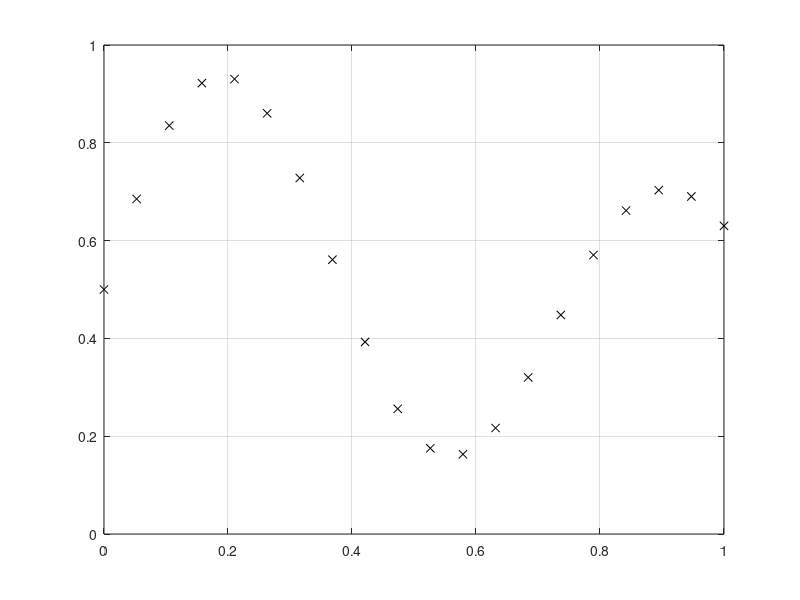

The MATLAB source for this figure:
%Darba atliko AKSfm-21 gr. stud. Aušra Jonauskaitė
clc;
clear all;
close all;
% Pagrindinė užduotis
%1.Duomenu paruosimas
%įėjime paduodamas 20 skaičių vektorius x
x =[0:1/19:1];
%vienas išėjimas 
y1 = (1 + 0.6*sin(2*pi*x/0.7) + 0.3*sin(2*pi*x))/2;
figure(1)
plot(x,y1,'kx');
grid on;
%2. Tinklo strukturos pasirinkimas (4-8 neuronai) - 6 neuronai
% pirmojo pasleptojo sluoksnio rysiu svoriai
%w2[1]_1 - svoris einantis is pirmo iejimo [1] i 2 neurona pirmame
%sluoksnyje _1
w11_1=rand(1)*0.1;
w21_1=rand(1)*0.1;
w31_1=rand(1)*0.1;
w41_1=rand(1)*0.1;
w51_1=rand(1)*0.1;
w61_1=rand(1)*0.1;
b1_1=rand(1)*0.1;
b2_1=rand(1)*0.1;
b3_1=rand(1)*0.1;
b4_1=rand(1)*0.1;
b5_1=rand(1)*0.1;
b6_1=rand(1)*0.1;
% antrojo sluoksnio (isejimo) rysiu svoriai
w11_2=rand(1)*0.1;
w12_2=rand(1)*0.1;
w13_2=rand(1)*0.1;
w14_2=rand(1)*0.1;
w15_2=rand(1)*0.1;
w16_2=rand(1)*0.1;
b1_2=rand(1)*0.1;
n=0.05;
%3. Skaiciuojame tinklo atsaka
%3.1 Pirmojo sluoksnio neuronams
for index = 1:length(x)
    v1_1 = x(index)*w11_1+b1_1;
    v2_1 = x(index)*w21_1+b2_1;
    v3_1 = x(index)*w31_1+b3_1;
    v4_1 = x(index)*w41_1+b4_1;
    v5_1 = x(index)*w51_1+b5_1;
    v6_1 = x(index)*w61_1+b6_1;
    %pritaikoma sigmoidinė aktyvavimo funkcija 
    y1_1 = 1/(1+exp(-v1_1));
    y2_1 = 1/(1+exp(-v2_1));
    y3_1 = 1/(1+exp(-v3_1));
    y4_1 = 1/(1+exp(-v4_1));
    y5_1 = 1/(1+exp(-v5_1));
    y6_1 = 1/(1+exp(-v6_1));
    %3.2 Antrojo sluoksnio neuronui
    v1_2 = y1_1*w11_2+y2_1*w12_2+y3_1*w13_2+y4_1*w14_2+y5_1*w15_2+y6_1*w16_2+b1_2;
    %pritaikoma tiesine aktyvavimo funkcija isejime
    %y = y1_2
    y = v1_2;
    %3.3 skaiciuojame klaida
    e = y1(index) - y;
    %4.-----rysiu svoriu atnaujinimas------------
    %4.1. skaiciuojame klaidos gradienta isejimo sl. neuronui
    delta1_2 = e;
    %4.2. skaiciuojame klaidos gradienta pasleptojo sl. neuronams
    delta1_1=y1_1*(1-y1_1)*delta1_2*w11_2;
    delta2_1=y2_1*(1-y2_1)*delta1_2*w12_2;
    delta3_1=y3_1*(1-y3_1)*delta1_2*w13_2;
    delta4_1=y4_1*(1-y4_1)*delta1_2*w14_2;
    delta5_1=y5_1*(1-y5_1)*delta1_2*w15_2;
    delta6_1=y6_1*(1-y6_1)*delta1_2*w16_2;
    %4.3. atnaujiname isejimo sluoksnio rysiu svorius
    w11_2 = w11_2+n*delta1_2*y1_1;
    w12_2 = w12_2+n*delta1_2*y2_1;
    w13_2 = w13_2+n*delta1_2*y3_1;
    w14_2 = w14_2+n*delta1_2*y4_1;
    w15_2 = w15_2+n*delta1_2*y5_1;
    w16_2 = w16_2+n*delta1_2*y6_1;
    b1_2 = b1_2+n*delta1_2;
    %4.4. atnaujiname pasleptojo sluoksnio rysiu svorius
    w11_1 = w11_1+n*delta1_1*x(index);
    w21_1 = w21_1+n*delta2_1*x(index);
    w31_1 = w31_1+n*delta3_1*x(index);
    w41_1 = w41_1+n*delta4_1*x(index);
    w51_1 = w51_1+n*delta5_1*x(index);
    w61_1 = w61_1+n*delta6_1*x(index);
    b1_1 = b1_1+n*delta1_1;
    b2_1 = b2_1+n*delta2_1;
    b3_1 = b3_1+n*delta3_1;
    b4_1 = b4_1+n*delta4_1;
    b5_1 = b5_1+n*delta5_1;
    b6_1 = b6_1+n*delta6_1;
end

Y = zeros(1,length(y1));
for index = 1:length(x)
    v1_1 = x(index)*w11_1+b1_1;
    v2_1 = x(index)*w21_1+b2_1;
    v3_1 = x(index)*w31_1+b3_1;
    v4_1 = x(index)*w41_1+b4_1;
    v5_1 = x(index)*w51_1+b5_1;
    v6_1 = x(index)*w61_1+b6_1;
    %pritaikoma sigmoidinė aktyvavimo funkcija 
    y1_1 = 1/(1+exp(-v1_1));
    y2_1 = 1/(1+exp(-v2_1));
    y3_1 = 1/(1+exp(-v3_1));
    y4_1 = 1/(1+exp(-v4_1));
    y5_1 = 1/(1+exp(-v5_1));
    y6_1 = 1/(1+exp(-v6_1));
    %3.2 Antrojo sluoksnio neuronui
    v1_2 = y1_1*w11_2+y2_1*w12_2+y3_1*w13_2+y4_1*w14_2+y5_1*w15_2+y6_1*w16_2+b1_2;
    %pritaikoma tiesine aktyvavimo funkcija isejime
    %y = y1_2
    y = v1_2;
    %3.3 skaiciuojame klaida
    e = y1(index) - y;
    Y(index) = y;
end




